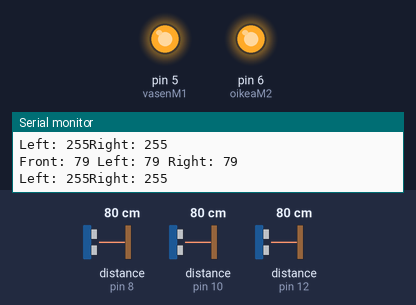
Bench run of a sketch on a simulated Arduino Uno, built with avr-gcc and run on an emulated ATmega328P. Parts: output pins drawn as LEDs (lit = HIGH), the last lines printed to the serial monitor. Wiring (inferred from the names in the program): 3 × ultrasonic range finder: trigger pin 9, echo pin 8 / trigger pin 11, echo pin 10 / trigger pin 13, echo pin 12. Dashed ring = blinking. The inputs (shaded band) are chosen by the test bench; at power-on: distance to the obstacle (sensors on pin 12, pin 8, pin 10) 80 cm. The echo pulse lasts 58.3 µs per cm; pins used as bus, display or sensor lines are not drawn.

Above: at 1.2 s.
1.3 s: distance to the obstacle (sensor on pin 12) set to 22 cm
2.8 s: distance to the obstacle (sensor on pin 12) set to 18 cm
At 3.7 s:
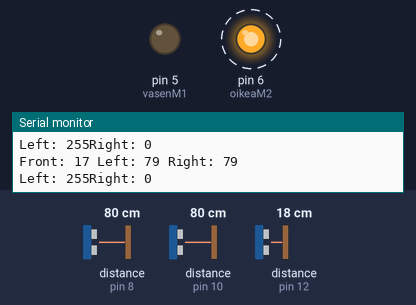
5.8 s: distance to the obstacle (sensor on pin 8) set to 35 cm
8.8 s: distance to the obstacle (sensor on pin 8) set to 29 cm
At 10.1 s:
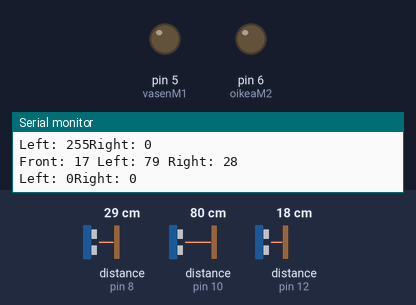
At 10.8 s:
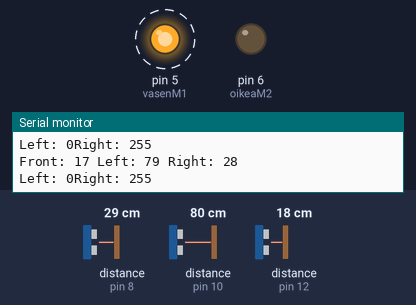
14.7 s: distance to the obstacle (sensor on pin 10) set to 35 cm
17.7 s: distance to the obstacle (sensor on pin 10) set to 30 cm
At 20.5 s:
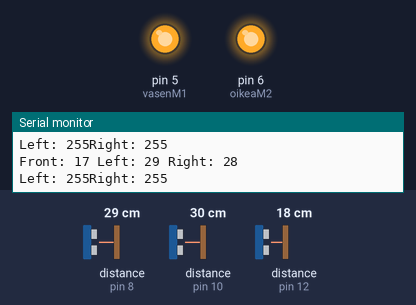
Timing chart, 0 to 21.7 s (numbered marks = the images above; inputs shaded):
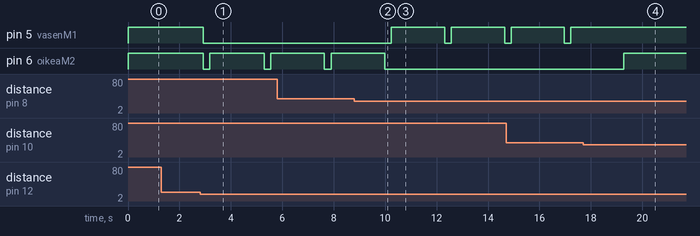

The sketch:

first_steps.ino
```cpp
// Using single ultrasound distance sensor;
// Go forward and stay stile when there's an obstacle in front.
int E1 = 4;
int vasenM1 = 5; //vasen
int E2 = 7;
int oikeaM2 = 6; //oikea

int frontTrigPin = 13;
int frontEchoPin = 12;

int leftTrigPin = 11;
int leftEchoPin = 10;

int rightTrigPin = 9;
int rightEchoPin = 8;

int motorValRight;
int motorValLeft;
int distanceFront;
int distanceLeft;
int distanceRight;
int initialSpeed = 255;
int maxSpeed = 255;
int turnSpeed = 255;

int distanceToStop = 20;


int turningSteps = 0; // plus arvot on oikea käännös ja minus on vasen käännös
int defaultTurningSteps = 8;

void setup()
{
  // Motor shield
  // http://www.dfrobot.com/wiki/index.php?title=Arduino_Motor_Shield_(L298N)_(SKU:DRI0009)
  pinMode(vasenM1, OUTPUT);
  pinMode(oikeaM2, OUTPUT);

  // Distance sensor
  // http://www.micropik.com/PDF/HCSR04.pdf
  Serial.begin (9600);
  pinMode(frontTrigPin, OUTPUT);
  pinMode(frontEchoPin, INPUT);
  pinMode(leftTrigPin, OUTPUT);
  pinMode(leftEchoPin, INPUT);
  pinMode(rightTrigPin, OUTPUT);
  pinMode(rightEchoPin, INPUT);
  motorValRight = initialSpeed;
  motorValLeft = initialSpeed;
}

// Calculate current distance from obstacle
float current_distance(int trig,int echo){
  long duration;
  float distance;

  digitalWrite(trig, LOW);
  delayMicroseconds(2);
  digitalWrite(trig, HIGH);
  delayMicroseconds(10);
  digitalWrite(trig, LOW);
  duration = pulseIn(echo, HIGH);
  distance = (duration/2.0) / 29.1;

  return distance;
}

void nextMove() {

  digitalWrite(E1, LOW);
  digitalWrite(E2, LOW);

  analogWrite(vasenM1, motorValRight);
  analogWrite(oikeaM2, motorValLeft);

  Serial.print("Left: ");
  Serial.print(motorValLeft);
  Serial.print("Right: ");
  Serial.println(motorValRight);
}

void printLog() {

  Serial.print("Front: ");
  Serial.print( distanceFront);
  Serial.print(" Left: ");
  Serial.print(distanceLeft);
  Serial.print(" Right: ");
  Serial.println(distanceRight);
}

void updateDistance() {
  distanceFront = current_distance(frontTrigPin,frontEchoPin);
  distanceLeft = current_distance(leftTrigPin,leftEchoPin);
  distanceRight = current_distance(rightTrigPin,rightEchoPin);

  printLog();
}

void processTurn () {
  if(turningSteps > 0 ){
     turningSteps--;
     motorValLeft = turnSpeed;
  }
  else {
     turningSteps++;
     motorValRight = turnSpeed;
  }

}

void process(){

  if(turningSteps != 0) {
    processTurn();
    return;
  }

  if (distanceFront < distanceToStop){
    motorValRight = 0;
    motorValLeft = 0;
    if(distanceRight > 30) {
      // turn right
      turningSteps = defaultTurningSteps;
    }
    else if (distanceLeft > 30) {
      // turn left
      turningSteps = -defaultTurningSteps;
    }
    else {
      // advance a lil forward
      motorValLeft = 255;
      motorValRight = 255;
    }

  } else {
    motorValLeft = maxSpeed;
    motorValRight = maxSpeed;
  }
}

void loop()
{
  updateDistance();

  process();

  nextMove();

  delay(250);
}
```

Measured:
- the behaviour switches between 21 and 20 cm on distance to the obstacle (sensor on pin 12) (found by bisection; images 0 and 1)
- the behaviour switches between 32 and 31 cm on distance to the obstacle (sensor on pin 8) (found by bisection; images 1 and 2)
- the behaviour switches between 32 and 31 cm on distance to the obstacle (sensor on pin 10) (found by bisection; images 3 and 4)
- after the input at 2.8 s, pin 5 (vasenM1): HIGH → LOW after 0.12 s; pin 6 (oikeaM2): alternates HIGH for 2.1 s and LOW for 0.26 s, starting after 0.12 s
- after the input at 8.8 s, pin 5 (vasenM1): alternates HIGH for 2.1 s and LOW for 0.26 s, starting after 1.4 s; pin 6 (oikeaM2): goes on until 10.0 s, then stays LOW
- after the input at 17.7 s, pin 5 (vasenM1): stays HIGH (without the input it goes to LOW after 1.6 s); pin 6 (oikeaM2): LOW → HIGH after 1.6 s
